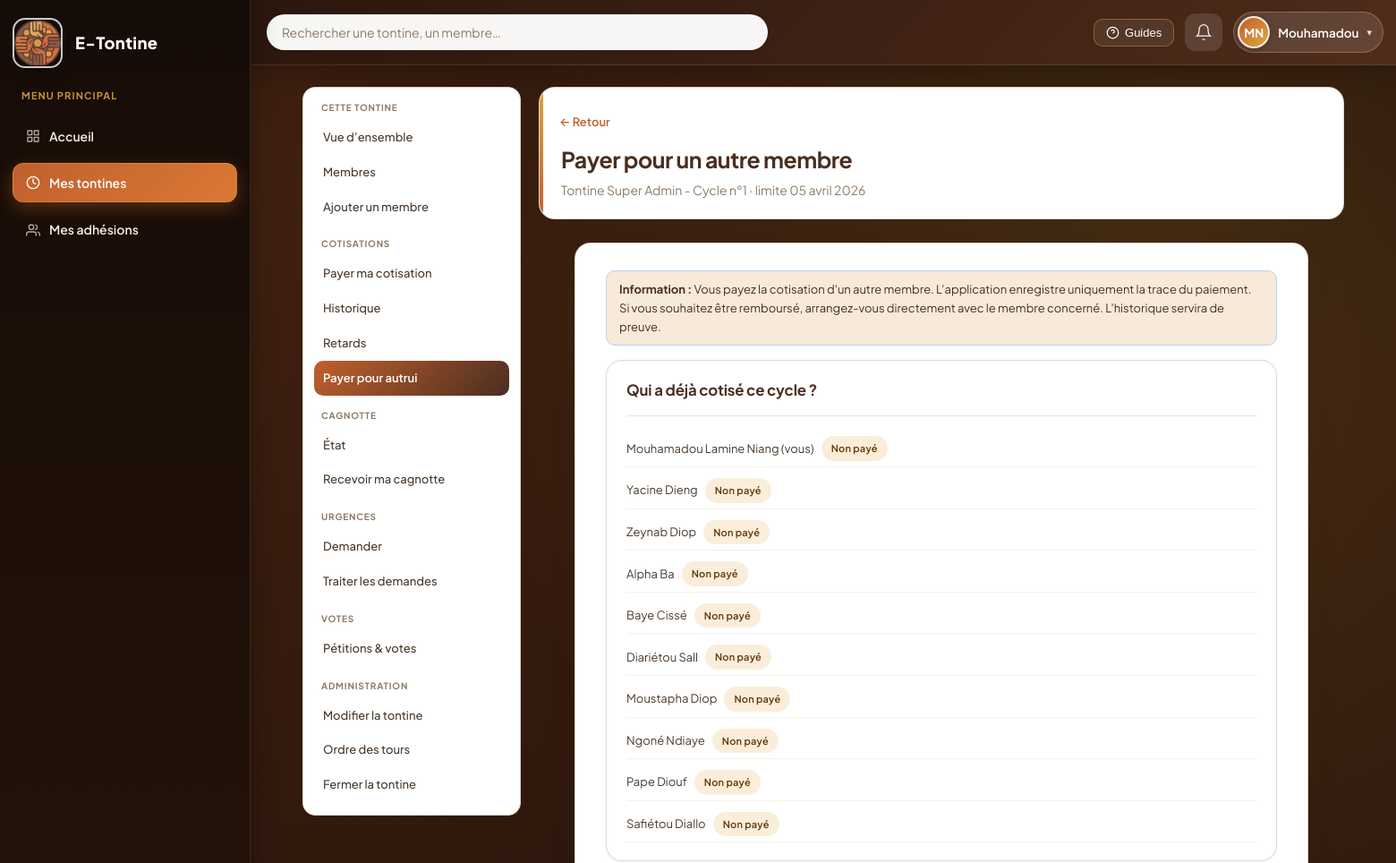
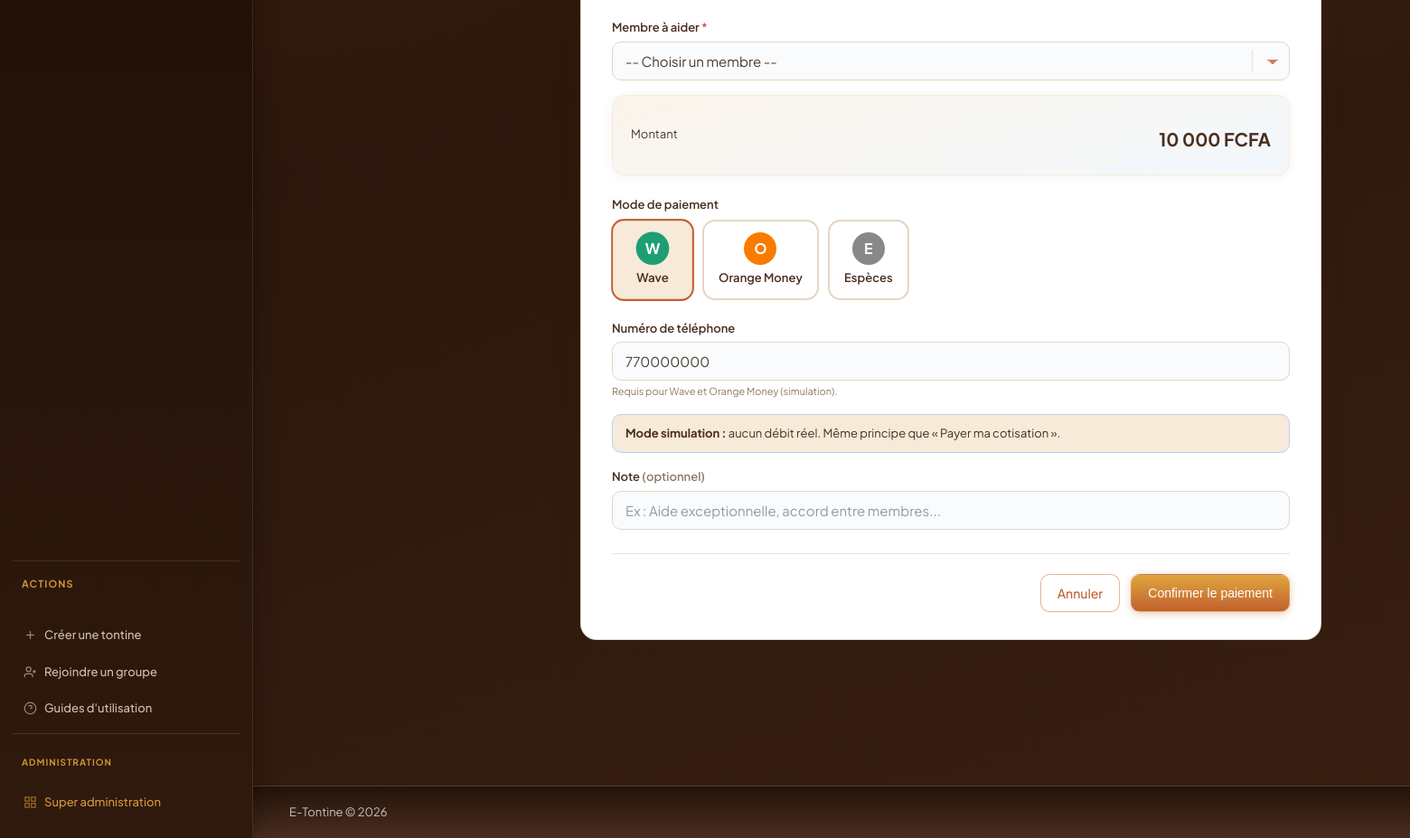
The app's page /pages/cotisations/payer_pour_autrui.php?tontine=8&cycle=8 (signed in) with its own data (2 pictures, top to bottom).
### tables this page shows
CREATE TABLE tontines (
    id              INT UNSIGNED AUTO_INCREMENT PRIMARY KEY,
    nom             VARCHAR(150)        NOT NULL,
    description     TEXT                NULL,
    montant_cotisation DECIMAL(12,2)    NOT NULL,
    frequence       ENUM('hebdomadaire','mensuelle','trimestrielle') NOT NULL DEFAULT 'mensuelle',
    echeance_jour_semaine TINYINT UNSIGNED NULL DEFAULT NULL,
    echeance_jour_mois TINYINT UNSIGNED NULL DEFAULT NULL,
    nombre_max_membres SMALLINT UNSIGNED NOT NULL DEFAULT 10,
    statut          ENUM('active','fermee','suspendue','brouillon') NOT NULL DEFAULT 'active',
    cycles_completes_ce_tour INT UNSIGNED NOT NULL DEFAULT 0,
    numero_tour_actuel       INT UNSIGNED NOT NULL DEFAULT 1,
    tour_complet_en_attente  TINYINT(1)   NOT NULL DEFAULT 0,
    createur_id     INT UNSIGNED        NOT NULL,
    amende_par_jour DECIMAL(10,2)       DEFAULT 0,
    amende_delai_grace INT              DEFAULT 0,
    amendes_activees TINYINT            DEFAULT 0,
    date_creation   DATETIME            NOT NULL DEFAULT CURRENT_TIMESTAMP,
    date_fermeture  DATETIME            NULL,
    CONSTRAINT fk_tontine_createur FOREIGN KEY (createur_id) REFERENCES utilisateurs(id) ON DELETE RESTRICT
);

CREATE TABLE cycles_cotisation (
    id              INT UNSIGNED AUTO_INCREMENT PRIMARY KEY,
    tontine_id      INT UNSIGNED        NOT NULL,
    numero_cycle    SMALLINT UNSIGNED   NOT NULL,
    date_debut      DATE                NOT NULL,
    date_limite     DATE                NOT NULL,
    date_distribution DATE              NULL,
    beneficiaire_id INT UNSIGNED        NULL,
    statut          ENUM('en_cours','clos','distribue') NOT NULL DEFAULT 'en_cours',
    cagnotte_collectee DECIMAL(12,2)    NOT NULL DEFAULT 0.00,
    cagnotte_theorique DECIMAL(12,2)    NOT NULL DEFAULT 0.00,
    CONSTRAINT fk_cycle_tontine FOREIGN KEY (tontine_id) REFERENCES tontines(id) ON DELETE CASCADE,
    CONSTRAINT fk_cycle_beneficiaire FOREIGN KEY (beneficiaire_id) REFERENCES utilisateurs(id) ON DELETE SET NULL
);

CREATE TABLE membres_tontine (
    id              INT UNSIGNED AUTO_INCREMENT PRIMARY KEY,
    tontine_id      INT UNSIGNED        NOT NULL,
    utilisateur_id  INT UNSIGNED        NOT NULL,
    role            ENUM('admin','membre') NOT NULL DEFAULT 'membre',
    statut          ENUM('actif','retard','exclu') NOT NULL DEFAULT 'actif',
    ordre_tour      SMALLINT UNSIGNED   NULL,
    score_fiabilite DECIMAL(5,2)        NOT NULL DEFAULT 100.00,
    date_adhesion   DATETIME            NOT NULL DEFAULT CURRENT_TIMESTAMP,
    UNIQUE KEY unique_membre_tontine (tontine_id, utilisateur_id),
    CONSTRAINT fk_mt_tontine FOREIGN KEY (tontine_id) REFERENCES tontines(id) ON DELETE CASCADE,
    CONSTRAINT fk_mt_utilisateur FOREIGN KEY (utilisateur_id) REFERENCES utilisateurs(id) ON DELETE CASCADE
);

CREATE TABLE utilisateurs (
    id              INT UNSIGNED AUTO_INCREMENT PRIMARY KEY,
    nom_complet     VARCHAR(100)        NOT NULL,
    email           VARCHAR(150)        NOT NULL UNIQUE,
    mot_de_passe    VARCHAR(255)        NOT NULL,
    telephone       VARCHAR(20)         NOT NULL,
    role_global     ENUM('super_admin','utilisateur') NOT NULL DEFAULT 'utilisateur',
    est_bloque      TINYINT(1)          NOT NULL DEFAULT 0,
    jeton_invitation VARCHAR(64)        NULL,
    date_inscription DATETIME           NOT NULL DEFAULT CURRENT_TIMESTAMP,
    derniere_connexion DATETIME         NULL
);

### fonctions/cotisation.php (called while the page is built, shortened)
<?php
function cycleEnCours(int $tontineId): ?array {
    $bd  = connexionBD();
    $req = $bd->prepare("SELECT * FROM cycles_cotisation WHERE tontine_id = ? AND statut = 'en_cours' ORDER BY numero_cycle DESC LIMIT 1");
    $req->execute([$tontineId]);
    return $req->fetch() ?: null;
}
function aDejaPayePourCycle(int $tontineId, int $cycleId, int $utilisateurId): bool {
    $bd  = connexionBD();
    $req = $bd->prepare("SELECT id FROM paiements WHERE tontine_id = ? AND cycle_id = ? AND payeur_id = ? AND statut = 'paye'");
    $req->execute([$tontineId, $cycleId, $utilisateurId]);
    return (bool)$req->fetch();
}
function obtenirCycleSimple(int $id): ?array {
    $bd  = connexionBD();
    $req = $bd->prepare('SELECT * FROM cycles_cotisation WHERE id = ?');
    $req->execute([$id]);
    return $req->fetch() ?: null;
}

### fonctions/tontine.php (called while the page is built, shortened)
<?php
function obtenirTontine(int $id): ?array {
    $bd  = connexionBD();
    $req = $bd->prepare('SELECT t.*, u.nom_complet AS nom_createur FROM tontines t JOIN utilisateurs u ON u.id = t.createur_id WHERE t.id = ?');
    $req->execute([$id]);
    return $req->fetch() ?: null;
}

### fonctions/aide.php (called while the page is built, shortened)
<?php
function formaterDate(string $dateString): string {
    $mois = ['', 'janvier', 'février', 'mars', 'avril', 'mai', 'juin',
             'juillet', 'août', 'septembre', 'octobre', 'novembre', 'décembre'];
    $ts = strtotime($dateString);
    return date('d', $ts) . ' ' . $mois[(int)date('m', $ts)] . ' ' . date('Y', $ts);
}
function formaterMontant(float $montant): string {
    return number_format($montant, 0, ',', ' ') . ' ' . DEVISE;
}

### fonctions/membre.php (called while the page is built, shortened)
<?php
function listerMembres(int $tontineId): array {
    $bd  = connexionBD();
    $req = $bd->prepare('
        SELECT mt.*, u.nom_complet, u.email, u.telephone
        FROM membres_tontine mt
        JOIN utilisateurs u ON u.id = mt.utilisateur_id
        WHERE mt.tontine_id = ? AND mt.statut != ?
        ORDER BY mt.ordre_tour ASC
    ');
    $req->execute([$tontineId, STATUT_EXCLU]);
    return $req->fetchAll();
}

### pages/cotisations/payer_pour_autrui.php (the view, shortened to what this page needs)
<?php
require_once __DIR__ . '/../../fonctions/tontine.php';
require_once __DIR__ . '/../../fonctions/membre.php';
require_once __DIR__ . '/../../fonctions/cotisation.php';
require_once __DIR__ . '/../../fonctions/paiement_pour_autrui.php';
require_once __DIR__ . '/../../fonctions/aide.php';
$tontineId     = obtenirGetInt('tontine');
$cycleId       = obtenirGetInt('cycle');
$utilisateurId = idUtilisateurConnecte();
$cycle = obtenirCycleSimple($cycleId);
$membres = listerMembres($tontineId);
$membresNonPayesListe = [];
foreach ($membres as $m) {
    if ((int)$m['utilisateur_id'] !== $utilisateurId
        && !aDejaPayePourCycle($tontineId, $cycleId, (int)$m['utilisateur_id'])
        && $m['statut'] !== STATUT_EXCLU) {
        $membresNonPayesListe[] = $m;
    }
}
require_once __DIR__ . '/../../gabarits/entete.php';
?>
<div class="page-entete">
    <div>
        <a href="<?= APP_URL ?>/pages/tontines/voir.php?id=<?= $tontineId ?>" class="lien-retour">← Retour</a>
        <h1>Payer pour un autre membre</h1>
        <p class="texte-secondaire"><?= htmlspecialchars($tontine['nom']) ?> - Cycle n°<?= (int)$cycle['numero_cycle'] ?> · limite <?= formaterDate($cycle['date_limite']) ?></p>
    </div>
</div>
<div class="formulaire-conteneur formulaire-elargi">
    <div class="info-encadre">
        <strong>Information :</strong> Vous payez la cotisation d'un autre membre. L'application enregistre uniquement la trace du paiement.
        Si vous souhaitez être remboursé, arrangez-vous directement avec le membre concerné. L'historique servira de preuve.
    </div>
    <section class="section-tableau">
        <div class="section-entete"><h2>Qui a déjà cotisé ce cycle&nbsp;?</h2></div>
        <ul class="liste-simple">
            <?php foreach ($membres as $m): ?>
            <?php
            $uidM = (int)$m['utilisateur_id'];
            $aPaye = aDejaPayePourCycle($tontineId, $cycleId, $uidM);
            ?>
            <li>
                <span><?= htmlspecialchars($m['nom_complet']) ?><?= $uidM === $utilisateurId ? ' (vous)' : '' ?></span>
                <span class="badge <?= $aPaye ? 'badge-succes' : 'badge-alerte' ?>"><?= $aPaye ? 'Payé' : 'Non payé' ?></span>
            </li>
            <?php endforeach; ?>
        </ul>
    </section>
    <?php if (empty($membresNonPayesListe)): ?>
    <div class="alerte alerte-info">Tous les membres ont déjà payé pour ce cycle.</div>
    <?php else: ?>
    <form method="POST" action="">
        <div class="champ">
            <label for="beneficiaire_id">Membre à aider <span class="obligatoire">*</span></label>
            <select id="beneficiaire_id" name="beneficiaire_id" required>
                <option value="">-- Choisir un membre --</option>
            </select>
        </div>
        <div class="recap-paiement">
            <div class="recap-ligne recap-total">
                <span>Montant</span>
                <strong class="montant-principal"><?= formaterMontant((float)$tontine['montant_cotisation']) ?></strong>
            </div>
        </div>
        <div class="champ">
            <label>Mode de paiement</label>
            <div class="choix-paiement">
                <label class="option-paiement" for="wave2">
                    <div class="option-paiement-corps">
                        <div class="option-paiement-logo logo-wave">W</div>
                        <span>Wave</span>
                    </div>
                </label>
                <label class="option-paiement" for="orange2">
                    <div class="option-paiement-corps">
                        <div class="option-paiement-logo logo-orange">O</div>
                        <span>Orange Money</span>
                    </div>
                </label>
                <label class="option-paiement" for="especes2">
                    <div class="option-paiement-corps">
                        <div class="option-paiement-logo logo-especes">E</div>
                        <span>Espèces</span>
                    </div>
                </label>
            </div>
        </div>
        <div class="champ" id="champTelAutrui">
            <label for="telephone">Numéro de téléphone</label>
            <input type="tel" id="telephone" name="telephone"
                   placeholder="77 123 45 67" value="<?= htmlspecialchars($_SESSION['telephone'] ?? '') ?>">
            <small class="texte-secondaire">Requis pour Wave et Orange Money (simulation).</small>
        </div>
        <div class="info-encadre" id="infoSimAutrui">
            <strong>Mode simulation :</strong> aucun débit réel. Même principe que « Payer ma cotisation ».
        </div>
        <div class="champ">
            <label for="note">Note <span class="texte-secondaire">(optionnel)</span></label>
            <input type="text" id="note" name="note" placeholder="Ex : Aide exceptionnelle, accord entre membres...">
        </div>
        <div class="actions-formulaire">
            <a href="<?= APP_URL ?>/pages/tontines/voir.php?id=<?= $tontineId ?>" class="btn btn-secondaire">Annuler</a>
            <button type="submit" class="btn btn-principal">Confirmer le paiement</button>
        </div>
    </form>
    <?php endif; ?>
</div>
<?php require_once __DIR__ . '/../../gabarits/pied_de_page.php'; ?>

### ressources/styles/formulaires.css (style rules this page uses)
.formulaire-conteneur { max-width: 640px; margin: 0 auto; background: #fff; border: 1px solid rgba(227, 214, 196, 0.9); border-radius: 18px; padding: 30px 34px; box-shadow: 0 1px 3px rgba(74, 46, 31, 0.06), 0 12px 32px rgba(74, 46, 31, 0.08); }
.champ { margin-bottom: 16px; }
.champ label { display: block; font-size: 13px; font-weight: 600; color: #4a2e1f; margin-bottom: 5px; }
.champ input, .champ select, .champ textarea { width: 100%; padding: 11px 14px; border: 1.5px solid #e3d6c4; border-radius: 10px; font-size: 15px; color: #4a3b2e; background: #fafbfd; transition: border-color 0.2s, box-shadow 0.2s, background 0.2s; font-family: inherit; }
.champ input::placeholder, .champ textarea::placeholder { color: rgba(61, 74, 92, 0.55); }
.champ select { appearance: none; background-image: linear-gradient(45deg, transparent 50%, rgba(193, 96, 46, 0.8) 50%), linear-gradient(135deg, rgba(193, 96, 46, 0.8) 50%, transparent 50%), linear-gradient( to right, rgba(227, 214, 196, 0.75), rgba(227, 214, 196, 0.75) ); background-position: calc(100% - 18px) 55%, calc(100% - 12px) 55%, calc(100% - 40px) 50%; background-size: 6px 6px, 6px 6px, 1px 60%; background-repeat: no-repeat; padding-right: 44px; }
.champ small { display: block; font-size: 11px; color: #8c7a65; margin-top: 3px; }
.actions-formulaire { display: flex; gap: 12px; justify-content: flex-end; margin-top: 26px; padding-top: 22px; border-top: 1px solid rgba(227, 214, 196, 0.7); flex-wrap: wrap; }
.formulaire-conteneur.formulaire-elargi { max-width: 820px; }

### records on screen
tontines: nom "Tontine Super Admin", montant_cotisation "10 000 FCFA"
cycles_cotisation: numero_cycle "1", date_limite "05 avril 2026"
membres_tontine: utilisateur.nom_complet "Mouhamadou Lamine Niang", shows "(vous)"
membres_tontine: utilisateur.nom_complet "Yacine Dieng"
membres_tontine: utilisateur.nom_complet "Zeynab Diop"
membres_tontine: utilisateur.nom_complet "Alpha Ba"
membres_tontine: utilisateur.nom_complet "Baye Cissé"
membres_tontine: utilisateur.nom_complet "Diariétou Sall"
membres_tontine: utilisateur.nom_complet "Moustapha Diop"
membres_tontine: utilisateur.nom_complet "Ngoné Ndiaye"
membres_tontine: utilisateur.nom_complet "Pape Diouf"
membres_tontine: utilisateur.nom_complet "Safiétou Diallo"

### other values on screen
APP_NOM "E-Tontine"
$initialesUtilisateur !== '' ? $initialesUtilisateur : 'U' "MN"
$prenomNav "Mouhamadou"
